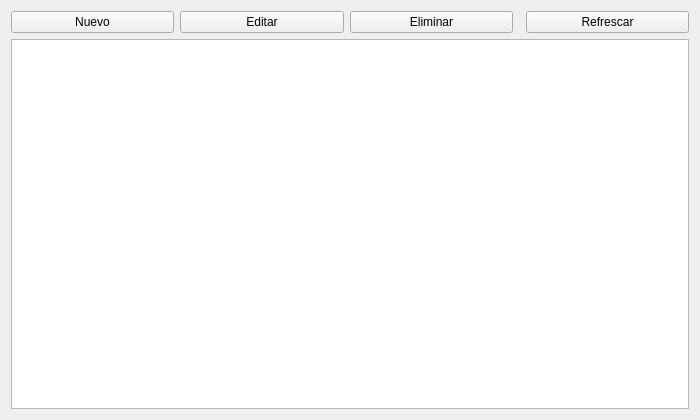
<?xml version="1.0" encoding="UTF-8"?>
<ui version="4.0">
 <class>ProductosPage</class>
 <widget class="QWidget" name="ProductosPage">
  <property name="geometry">
   <rect>
    <x>0</x>
    <y>0</y>
    <width>700</width>
    <height>420</height>
   </rect>
  </property>
  <layout class="QVBoxLayout" name="verticalLayout">
   <item>
    <layout class="QHBoxLayout" name="botonesLayout">
     <item>
      <widget class="QPushButton" name="btnNuevo">
       <property name="text">
        <string>Nuevo</string>
       </property>
      </widget>
     </item>
     <item>
      <widget class="QPushButton" name="btnEditar">
       <property name="text">
        <string>Editar</string>
       </property>
      </widget>
     </item>
     <item>
      <widget class="QPushButton" name="btnEliminar">
       <property name="text">
        <string>Eliminar</string>
       </property>
      </widget>
     </item>
     <item>
      <spacer name="spacer">
       <property name="orientation">
        <enum>Qt::Horizontal</enum>
       </property>
      </spacer>
     </item>
     <item>
      <widget class="QPushButton" name="btnRefrescar">
       <property name="text">
        <string>Refrescar</string>
       </property>
      </widget>
     </item>
    </layout>
   </item>
   <item>
    <widget class="QTableView" name="tableView"/>
   </item>
  </layout>
 </widget>
 <resources/>
 <connections/>
</ui>
